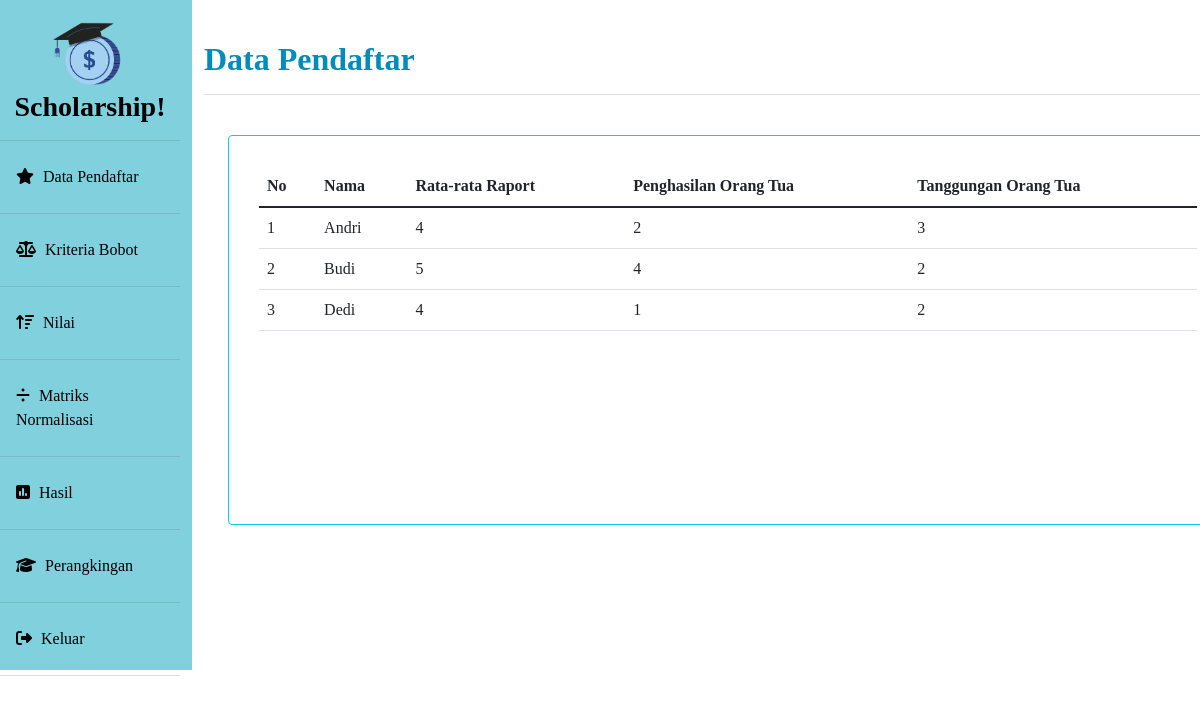
/admin/datapendaftar.php (signed in), run on the app's committed database.
### tables this page shows
CREATE TABLE `pendaftaran` (
  `idpendaftaran` int(11) NOT NULL,
  `nama` varchar(255) NOT NULL,
  `ratarata` varchar(10) NOT NULL,
  `penghasilan` varchar(50) NOT NULL,
  `tanggungan` varchar(10) NOT NULL
);

### admin/datapendaftar.php (the view, shortened to what this page needs)
<?php
include('../koneksi.php');
?>
<!doctype html>
<html lang="en">
<head>
    <link href="https://cdn.jsdelivr.net/npm/bootstrap@5.1.3/dist/css/bootstrap.min.css" rel="stylesheet">
    <link rel="stylesheet" type="text/css" href="../assets/style/styleuser.css">
</head>
<body>
    <div class="row no-gutters">
        <div class="col-md-2 pr-3" style="height:670px; background-color:#81d0de;">
            <ul class="nav flex-column ">
                <li class="nav-item">
                    <center>
                        <h3 style="color:black; margin-top:20px">
                            <b><img src="../assets/img/logo2.png" style="height: 70px;"> Scholarship!</b>
                            <hr class=bg-secondary>
                        </h3>
                    </center>
                </li>
                <li class="nav-item">
                    <a class="nav-link" href="datapendaftar.php" style="color:black"><i class="fas fa-star" style="margin-right: 5px;"></i> Data Pendaftar</a>
                    <hr class=bg-secondary>
                </li>
                <li class="nav-item">
                    <a class="nav-link" href="kriteria.php" style="color:black"><i class="fas fa-balance-scale" style="margin-right: 5px;"></i> Kriteria Bobot</a>
                    <hr class=bg-secondary>
                </li>
                <li class="nav-item">
                    <a class="nav-link" href="nilaimax.php" style="color:black"><i class="fas fa-sort-amount-up" style="margin-right: 5px;"></i> Nilai</a>
                    <hr class=bg-secondary>
                </li>
                <li class="nav-item">
                    <a class="nav-link" href="matriks.php" style="color:black"><i class="fas fa-divide" style="margin-right: 5px;"></i> Matriks Normalisasi</a>
                    <hr class=bg-secondary>
                </li>
                <li class="nav-item">
                    <a class="nav-link" href="hasil.php" style="color:black"><i class="fas fa-poll" style="margin-right: 5px;"></i> Hasil</a>
                    <hr class=bg-secondary>
                </li>
                <li class="nav-item">
                    <a class="nav-link" href="rangking.php" style="color:black"><i class="fas fa-graduation-cap" style="margin-right: 5px;"></i> Perangkingan</a>
                    <hr class=bg-secondary>
                </li>
                <li class=" nav-item">
                    <a class="nav-link" href="../logout.php" style="color:black"><i class="fas fa-sign-out-alt" style="margin-right: 5px"></i> Keluar</a>
                    <hr class=bg-secondary>
                </li>
            </ul>
        </div>
        <div class=" col-md-10">
            <h2 style="color:#008cba; margin-top:40px; margin-bottom:20px">
                <b>Data Pendaftar</b>
                <hr class=bg-secondary>
            </h2>
            <div class="container">
                <div class="card border-info mb-3" style="height:390px; width:1000px; margin-top:40px">
                    <div style="margin: 30px 30px 30px 30px">
                        <table class="table">
                            <thead>
                                <tr>
                                    <th scope="col">No</th>
                                    <th scope="col">Nama</th>
                                    <th scope="col">Rata-rata Raport</th>
                                    <th scope="col">Penghasilan Orang Tua</th>
                                    <th scope="col">Tanggungan Orang Tua</th>
                                </tr>
                            </thead>
                            <tbody>
                                <?php
                                $data = $koneksi->query("SELECT * FROM pendaftaran");
                                $no = 1;
                                while ($tampil = $data->fetch_assoc()) {
                                ?>
                                    <tr>
                                        <td><?php echo $no++ ?></td>
                                        <td><?php echo $tampil['nama'] ?></td>
                                        <td><?php echo $tampil['ratarata'] ?></td>
                                        <td><?php echo $tampil['penghasilan'] ?></td>
                                        <td><?php echo $tampil['tanggungan'] ?></td>
                                    </tr>
                                <?php
                                }
                                ?>
                            </tbody>
                        </table>
                    </div>
                </div>
            </div>
        </div>
    </div>
</body>
</html>

### assets/style/styleuser.css (style rules this page uses)
body { color: #fff; font-family: "Times New Roman", Times, serif; background-color: white; background-repeat: no-repeat; background-size: cover; }

### data on the page
pendaftaran: nama "Andri", ratarata "4", penghasilan "2", tanggungan "3"
pendaftaran: nama "Budi", ratarata "5", penghasilan "4", tanggungan "2"
pendaftaran: nama "Dedi", ratarata "4", penghasilan "1", tanggungan "2"
